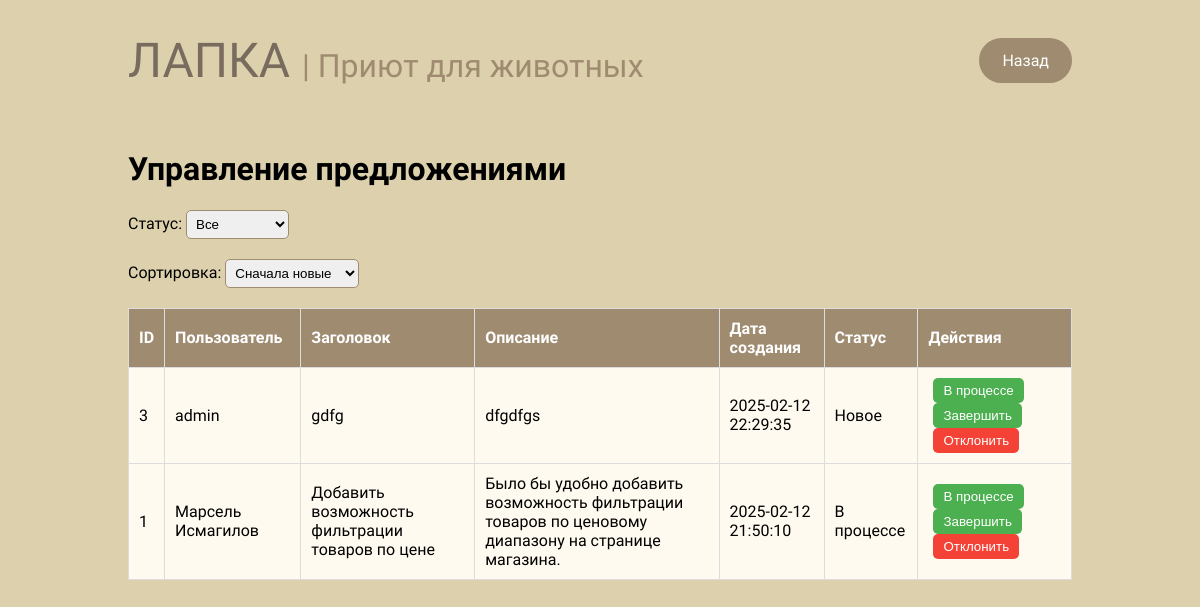
Page /server/admin/manage_suggestions.php (signed in) on the committed database.
### tables this page shows
CREATE TABLE `user_suggestions` (
  `id` int(11) NOT NULL,
  `user_id` int(11) DEFAULT NULL,
  `title` varchar(255) NOT NULL,
  `description` text NOT NULL,
  `status` enum('new','in_progress','completed','rejected') NOT NULL DEFAULT 'new',
  `created_at` timestamp NOT NULL DEFAULT current_timestamp(),
  `updated_at` timestamp NOT NULL DEFAULT current_timestamp() ON UPDATE current_timestamp()
);

CREATE TABLE `users` (
  `id` int(11) NOT NULL,
  `username` varchar(255) NOT NULL,
  `email` varchar(255) NOT NULL,
  `phone` varchar(20) DEFAULT NULL,
  `password` varchar(255) NOT NULL,
  `created_at` timestamp NOT NULL DEFAULT current_timestamp(),
  `role` enum('user','admin') NOT NULL DEFAULT 'user'
);

### server/admin/manage_suggestions.php (the view, shortened to what this page needs)
<?php
require_once '../db_connection.php';
?>
<!DOCTYPE html>
<html lang="ru">
<head>
    <link rel="stylesheet" href="../../css/styles.css">
</head>
<body>
    <header class="header">
        <div class="header-container">
            <a href="../../index.html" class="logo-button">
                <h1 class="logo">ЛАПКА <span>| Приют для животных</span></h1>
            </a>
            <a href="../../admin_panel.html" class="back-button">Назад</a>
        </div>
    </header>
    <div class="admin-container">
        <h1>Управление предложениями</h1>
        <div class="filters">
            <div class="status-filter">
                <label for="status">Статус:</label>
                <select id="status" onchange="filterSuggestions()">
                    <option value="all">Все</option>
                </select>
            </div>
            <div class="sort-filter">
                <label for="sort">Сортировка:</label>
                <select id="sort" onchange="filterSuggestions()">
                    <option value="newest">Сначала новые</option>
                </select>
            </div>
        </div>
        <table>
            <thead>
                <tr>
                    <th>ID</th>
                    <th>Пользователь</th>
                    <th>Заголовок</th>
                    <th>Описание</th>
                    <th>Дата создания</th>
                    <th>Статус</th>
                    <th>Действия</th>
                </tr>
            </thead>
            <tbody id="suggestionsTable">
                <?php
                $sql = "SELECT s.id, u.username, s.title, s.description, s.created_at, s.status
                        FROM user_suggestions s
                        JOIN users u ON s.user_id = u.id
                        ORDER BY s.created_at DESC";
                $result = $conn->query($sql);
                if ($result->num_rows > 0) {
                    while ($row = $result->fetch_assoc()) {
                        $statusText = [
                            'new' => 'Новое',
                            'in_progress' => 'В процессе',
                            'completed' => 'Завершено',
                            'rejected' => 'Отклонено'
                        ][$row['status']] ?? 'Неизвестно';
                        echo "<tr>
                                <td>{$row['id']}</td>
                                <td>{$row['username']}</td>
                                <td>{$row['title']}</td>
                                <td>{$row['description']}</td>
                                <td>{$row['created_at']}</td>
                                <td>{$statusText}</td>
                                <td class='actions'>
                                    <button class='edit' onclick='updateStatus({$row['id']}, \"in_progress\")'>В процессе</button>
                                    <button class='edit' onclick='updateStatus({$row['id']}, \"completed\")'>Завершить</button>
                                    <button class='delete' onclick='updateStatus({$row['id']}, \"rejected\")'>Отклонить</button>
                                </td>
                              </tr>";
                    }
                } else {
                    echo "<tr><td colspan='7'>Нет предложений</td></tr>";
                }
                ?>
            </tbody>
        </table>
    </div>
</body>
</html>

### css/styles.css (style rules this page uses)
body { font-family: "Comfortaa", serif; font-weight: 400; font-style: normal; margin: 1% 9%; padding: 0; background-color: #ddd1ad; }
.header-container { display: flex; justify-content: space-between; align-items: center; padding: 20px; background-color: #ddd1ad; }
.logo, .logo-button { font-family: "Rubik Spray Paint", serif; font-weight: 400; font-size: 3rem; color: #786C5F; margin: 0; text-decoration: none; }
.logo span { font-family: "Comfortaa", serif; font-weight: 400; font-size: 2rem; color: #9F8B70; }

### server/admin/manage_suggestions.php (style rules this page uses)
.admin-container { padding: 20px; max-width: 1200px; margin: 0 auto; }
table { width: 100%; border-collapse: collapse; margin-top: 20px; }
th, td { padding: 10px; border: 1px solid #ddd; text-align: left; background-color: floralwhite; }
th { background-color: #9F8B70; color: white; }
.actions button { padding: 5px 10px; margin: 0 5px; border: none; border-radius: 5px; cursor: pointer; }
.actions button.edit { background-color: #4CAF50; color: white; }
.actions button.delete { background-color: #f44336; color: white; }
.back-button { display: inline-block; padding: 10px 20px; font-size: 1rem; border: 3px solid #9F8B70; border-radius: 30px; text-decoration: none; color: #fff; background-color: #9F8B70; text-align: center; transition: all 0.3s ease; cursor: pointer; }
.status-filter, .sort-filter { margin-bottom: 20px; }
.status-filter select, .sort-filter select { padding: 5px; border-radius: 5px; border: 1px solid #9F8B70; }

### rows in the picture
user_suggestions: id "3", user.username "admin", title "gdfg", description "dfgdfgs", created_at "2025-02-12 22:29:35", status "Новое"
user_suggestions: id "1", user.username "Марсель Исмагилов", title "Добавить возможность фильтрации товаров по цене", description "Было бы удобно добавить возможность фильтрации товаров по ценовому диапазону на странице магазина.", created_at "2025-02-12 21:50:10", status "В процессе"
